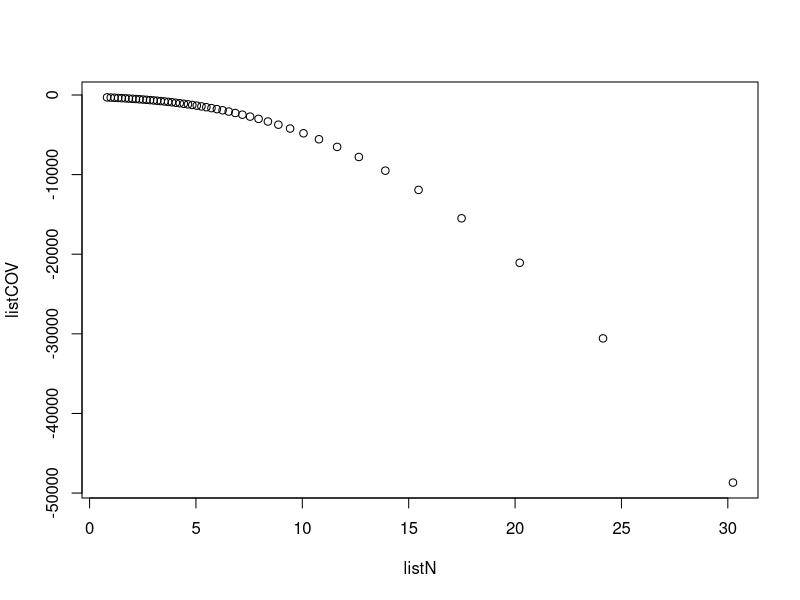

Reproduce this figure in R.

E = matrix (data = c(2, 4, 3, 1), nrow= 2, ncol = 2, byrow=TRUE)
T = matrix (data = c(1, 4, 7, 1), nrow= 2, ncol = 2, byrow=TRUE)
Z = matrix (data = c(1, 3, 6, 1), nrow= 2, ncol = 2, byrow=TRUE)

lambda = 2
a = 2

N <- function(T,E,Z)
{
  VAR = T + (a^2/lambda^2) * E %*% Z %*% E
  T - T%*%solve(VAR)%*%T
}

f <- function(T,E,Z)
{
  N = N(T,E,Z);
  invN = solve(N)
  result = solve(invN%*%E%*%invN) + (invN + lambda*solve(E));
  result;
}

Cov <- function(T,E,Z)
{
  FN = f(T,E,Z)
  N1 = N(T,E,Z)
  - lambda *  FN - lambda^2 * FN %*% solve(T-N1) %*% FN
}

listN = vector("list", length = 48)
listCOV = vector("list", length = 48)

for (i in 0:47)
{ 
  T[1,1] = i/4
  #E[1,1] = i/16
  Z[1,1] = i/4
  N1 = N(T,E,Z)
  listN[i+1] = N1[1,1]
  Cov1 = Cov(T,E,Z)
  listCOV[i+1] = Cov1[1,1]
}
print(listN)
print(listCOV)

plot(listN ,listCOV)
